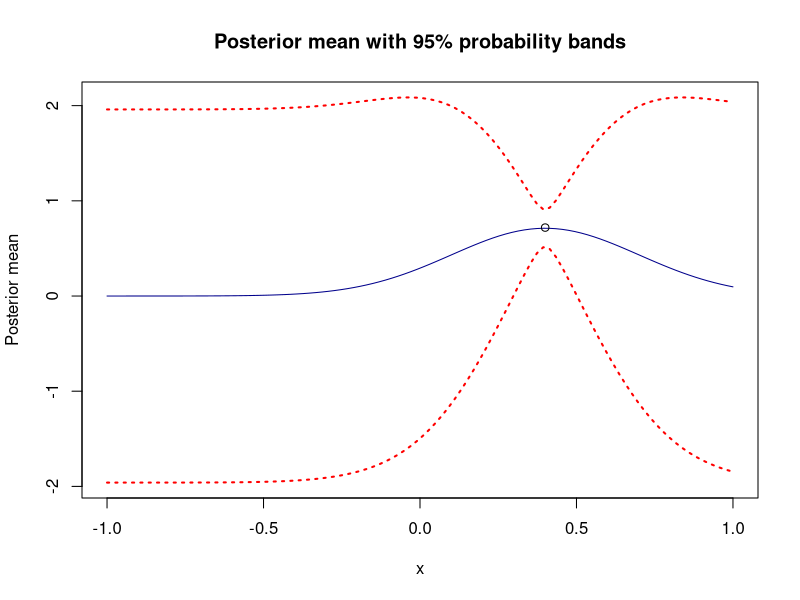
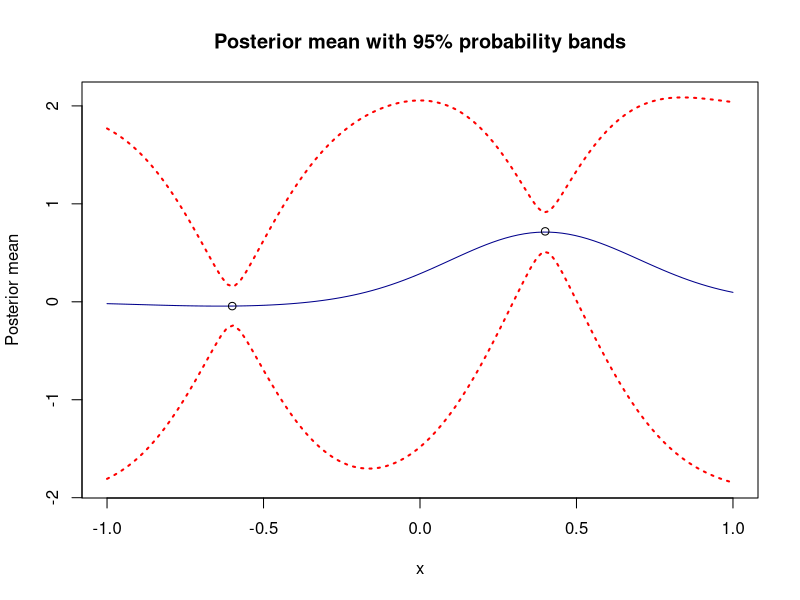
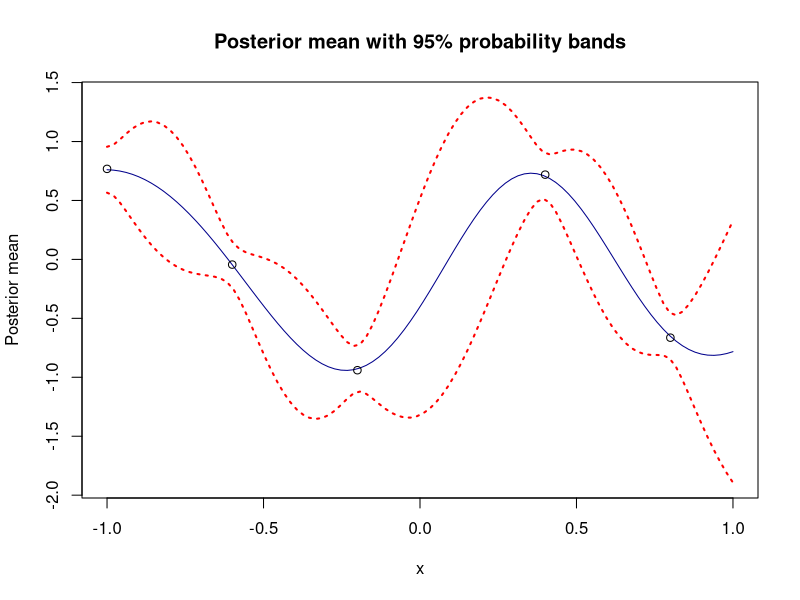
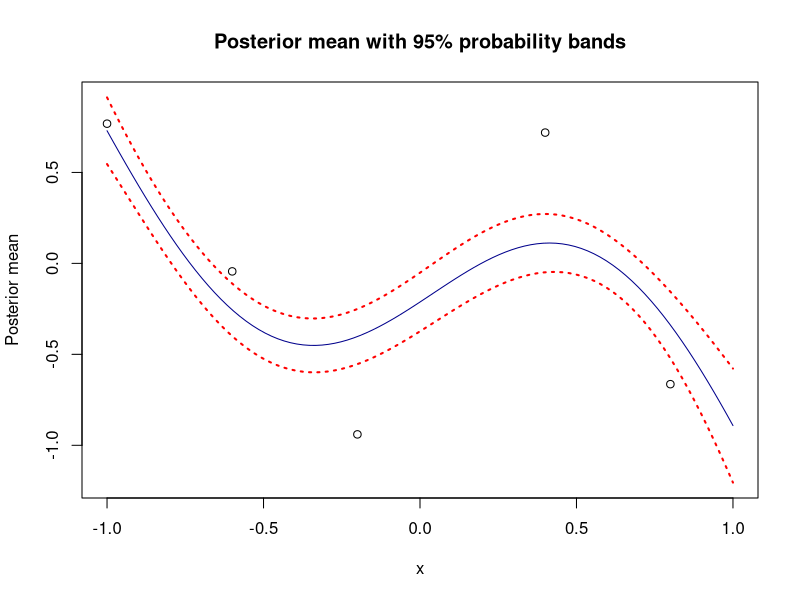

Write the R code that produced these figures, in order.
library(mvtnorm)

# Covariance function
# Takes x1 and x2 as input and computes the exponential kernal, giving the
# resulting covariance between two values
SquaredExpKernel <- function(x1,x2,sigmaF=1,l=3){
  n1 <- length(x1)
  n2 <- length(x2)
  K <- matrix(NA,n1,n2)
  for (i in 1:n2){
    K[,i] <- sigmaF^2*exp(-0.5*( (x1-x2[i])/l)^2 )
  }
  return(K)
}

# X=training inputs
# y=training labels
# XStar=inputs where the posterior distribution is evaluated
# sigmaNoise=noise standard deviation
# k=covariance function of kernel
PosteriorGP <- function(X, y, XStar, sigmaNoise, k, ...) {
  # The number of functions we need to generate, same as the number of inputs
  N <- length(X)
  
  # Computing the covariance matrix [K = K(X,X)]
  K <- k(X,X,...)
  KStar <- k(X,XStar,...)
  
  # Computing L with cholesky decomposition
  # Taking the transpose of chol because it returns the upper 
  # triangulated matrix and we want the lower
  L <- t(chol(K + sigmaNoise^2*diag(N)))
  
  # Computing the predictive mean fBar*
  # Gotten by multiplying transpose of KStar with alpha
  # alpha = t(L)\(L\y)
  alpha <- solve(t(L), solve(L,y))
  fBarStar <- t(KStar)%*%alpha 
  
  # Calculating the predictive variance
  v <- solve(L,KStar)
  fStarVar <- k(XStar, XStar, ...) - t(v)%*%v
  
  # Saving result in appropriat named variables
  postMeanPred <- fBarStar
  postVarPred <- fStarVar
  
  return(list(mean=postMeanPred, var=postVarPred))
} 

# Function for plotting the posterior simulation
PlotSim <- function(observations, grid, mean, var) {
  lowerY <- mean-1.96*sqrt(diag(var))
  upperY <- mean+1.96*sqrt(diag(var))
  plot(grid, mean, type = "l",
       ylim=c(min(lowerY), max(upperY)), col="darkblue", 
       main="Posterior mean with 95% probability bands",
       xlab="x", ylab="Posterior mean"
       )
  lines(grid, lowerY, col="red", lwd=2, lty=21)
  lines(grid, upperY, col="red", lwd=2, lty=21)
  points(observations[,1], observations[,2])
}

# Exercise 1
# (2) - Update prior with single observation

# Setting priors for hyperparameters and other variables
xGrid <- seq(-1,1,length=100)
sigmaF <- 1
sigmaN <- 0.1
l <- 0.3
observations <- data.frame(x=0.4, y=0.719)

# Drawing one simulation
postSim <- PosteriorGP(observations$x,
                       observations$y,
                       xGrid,
                       sigmaN,
                       SquaredExpKernel,
                       sigmaF,
                       l)

# Plotting one simulation
PlotSim(observations, xGrid, postSim$mean, postSim$var)


# (3) - Update the posterior with two sample observations
x <- c(0.4, -0.6)
y <- c(0.719, -0.044)
observations <- data.frame(x, y)

# Drawing two simulations
postSim <- PosteriorGP(observations$x,
                       observations$y,
                       xGrid,
                       sigmaN,
                       SquaredExpKernel,
                       sigmaF,
                       l)

# Plotting two simulations
PlotSim(observations, xGrid, postSim$mean, postSim$var)

# (4) - Updating the posterior using all 5 observations
x <- c(-1, -0.6, -0.2, 0.4, 0.8)
y <- c(0.768, -0.044, -0.940, 0.719, -0.664)
observations <- data.frame(x,y)

# Drawing from the posterior
postSim <- PosteriorGP(observations$x,
                       observations$y,
                       xGrid,
                       sigmaN,
                       SquaredExpKernel,
                       sigmaF,
                       l)
PlotSim(observations, xGrid, postSim$mean, postSim$var)

# (5) - Changing hyperparameter l
l <- 1
postSim <- PosteriorGP(observations$x,
                       observations$y,
                       xGrid,
                       sigmaN,
                       SquaredExpKernel,
                       sigmaF,
                       l)
PlotSim(observations, xGrid, postSim$mean, postSim$var)

